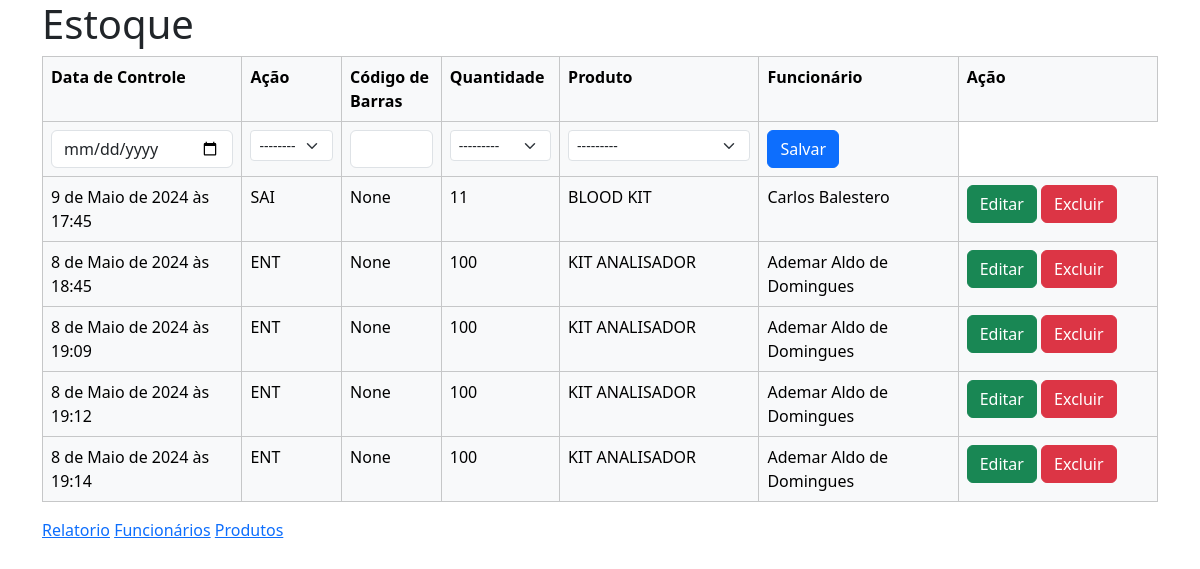
The page /estoque/ on the database as committed earlier.
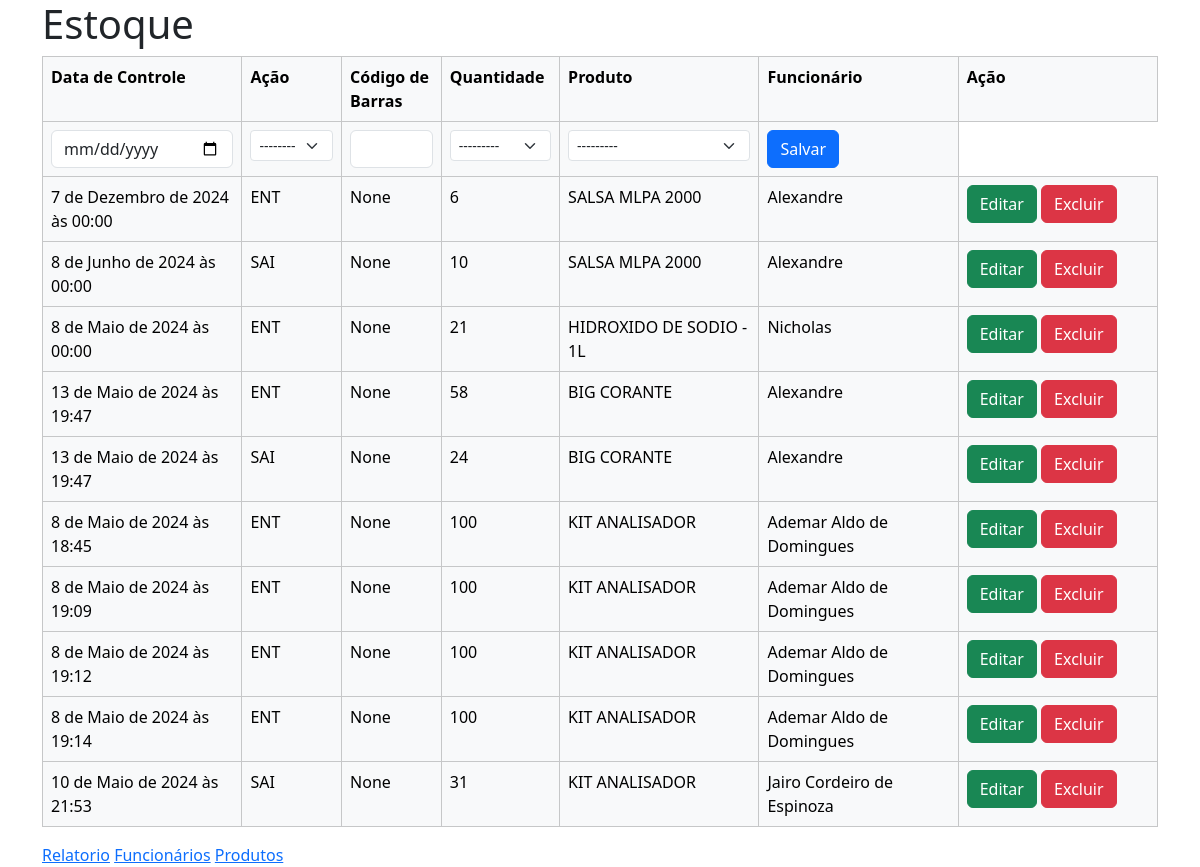
The same page on the database as committed later.
### score/models.py (models this page shows, shortened)
class Estoque(models.Model):
    TIPO_DE_ACAO = (
        ("ENT", "Entrada"),
        ("SAI", "Saída"),
    )
    acao = models.CharField(max_length=6, choices=TIPO_DE_ACAO, blank=False, null=False)
    quantidade = models.PositiveSmallIntegerField()
    data_controle = models.DateTimeField(blank=False, null=False)
    produto = models.ForeignKey(
        "Produto", on_delete=models.RESTRICT, related_name="produto"
    )
    funcionario = models.ForeignKey(
        "Funcionario", on_delete=models.RESTRICT, related_name="funcionario"
    )
    class Meta:
        ordering = ["produto", "acao", "data_controle", "funcionario"]  # asc

class Produto(models.Model):
    codigo_barras = models.CharField(max_length=13, unique=True, blank=True, null=True)
    UNIDADE_MEDIDAS = (
        ("UNID", "Unidade"),
        ("CX", "Caixa"),
        ("REACAO", "Reação"),
        ("ALIQ", "Alíquota"),
        ("KIT", "Kit"),
        ("PLACA", "Placa"),
        ("PCT", "Pacote"),
        ("RACK", "Rack"),
        ("TUBO", "Tubo"),
        ("uL", "Microlitro"),
        ("FR", "Fração"),
    )
    referencia = models.CharField(max_length=50, null=False, blank=False, default="")
    marca = models.CharField(max_length=200, null=False, blank=False)
    descricao = models.CharField(max_length=400, null=False, blank=False)
    unidade_medida = models.CharField(
        max_length=6, choices=UNIDADE_MEDIDAS, blank=False, null=False
    )
    def __str__(self):
        return self.descricao
    class Meta:
        ordering = [
            "codigo_barras",
            "referencia",
            "marca",
            "descricao",
            "unidade_medida",
        ]  # asc

class Funcionario(models.Model):
    nome = models.CharField(max_length=100, null=False, blank=False)
    setor = models.ForeignKey("Setor", on_delete=models.RESTRICT, related_name="setor")
    def __str__(self):
        return self.nome
    class Meta:
        ordering = ["nome", "setor"]  # asc

### score/views.py (the view, shortened to what this page needs)
# urls.py: path("estoque/", views.estoque, name="estoque"),
def estoque(request):
    context = {}
    form = EstoqueForm()
    context["title"] = "Estoque"
    estoque = Estoque.objects.all()
    context["estoque"] = estoque
    context["form"] = form
    return render(request, "estoque/list.html", context)

### score/forms.py
class EstoqueForm(forms.ModelForm):
    class Meta:
        model = Estoque
        fields = ["data_controle", "acao", "quantidade", "produto", "funcionario"]
        widgets = {
            "acao": forms.Select(attrs={"class": "form-select form-select-sm"}),
            "produto": forms.Select(attrs={"class": "form-select form-select-sm"}),
            "funcionario": forms.Select(attrs={"class": "form-select form-select-sm"}),
            "quantidade": forms.TextInput(
                attrs={"class": "form-control", "type": "number"}
            ),
            "data_controle": forms.DateInput(
                attrs={
                    "class": "form-control",
                    "type": "date",
                    "value": date.today().strftime("%Y-%m-%d"),
                }
            ),
        }
    def __init__(self, *args, **kwargs):
        super(EstoqueForm, self).__init__(*args, **kwargs)
        self.fields["data_controle"].initial = date.today().strftime("%d/%m/%Y")

### score/templates/estoque/list.html (shortened to what this page needs)
{% extends 'base.html' %}
{% block content %}
<h1>Estoque</h1>
<form method="post" action="{% url 'estoque' %}">
    <table class="table table-bordered table-light">
        <tr>
            <th>Data de Controle</th>
            <th>Ação</th>
            <th>Código de Barras</th>
            <th>Quantidade</th>
            <th>Produto</th>
            <th>Funcionário</th>
            <th>Ação</th>
        </tr>
        {% if not form.instance.id %}
            <tr>
                {% include 'estoque/save.html' %}
            </tr>
        {% endif %}
        {% for item in estoque %}
            <tr>
                {% if form.instance.id == item.id %}
                    {% include 'estoque/save.html' %}
                {% else %}
                    <td class="col-sm-2">{{ item.data_controle }}</td>
                    <td class="col-sm-1">{{ item.acao }}</td>
                    <td class="col-sm-1">{{ item.produto.codigo_barras }}</td>
                    <td class="col-sm-1">{{ item.quantidade }}</td>
                    <td class="col-sm-2">{{ item.produto }}</td>
                    <td class="col-sm-2">{{ item.funcionario }}</td>
                    <td class="col-sm-2">
                        <button formnovalidate class="btn btn-success" name="edit" value="{{ item.id }}">Editar</button>
                        <button formnovalidate class="btn btn-danger" name="delete" value="{{ item.id }}">Excluir</button>
                    </td>
                {% endif %}
            </tr>
        {% endfor %}
    </table>
</form>
<a href="{% url 'relatorio' %}">Relatorio</a>
<a href="{% url 'funcionarios' %}">Funcionários</a>
<a href="{% url 'produtos' %}">Produtos</a>
{% endblock %}

### score/templates/base.html (shortened to what this page needs)
<!DOCTYPE html>
<html lang="en">
<head>
    <link href="https://cdn.jsdelivr.net/npm/bootstrap@5.3.3/dist/css/bootstrap.min.css" rel="stylesheet">
</head>
<body>
    <div class="container">
        {% block content %}
        {% endblock %}
    </div>
</body>
</html>

### score/templates/estoque/save.html
{% for field in form %}
    <td>{{field}}</td>
{% endfor %}
<td><button class="btn btn-primary" name="save" value="{{item.id}}">Salvar</button></td>

Rows that differ between the two databases and show on the page:
removed Estoque: data_controle "9 de Maio de 2024 às 17:45", acao "SAI", produto.codigo_barras "None", quantidade "11", produto "BLOOD KIT", funcionario "Carlos Balestero", {{ item.id }} 15 (drawn)
added Estoque: data_controle "7 de Dezembro de 2024 às 00:00", acao "ENT", produto.codigo_barras "None", quantidade "6", produto "SALSA MLPA 2000", funcionario "Alexandre", {{ item.id }} 23 (drawn)
added Estoque: data_controle "8 de Junho de 2024 às 00:00", acao "SAI", produto.codigo_barras "None", quantidade "10", produto "SALSA MLPA 2000", funcionario "Alexandre", {{ item.id }} 24 (drawn)
added Estoque: data_controle "8 de Maio de 2024 às 00:00", acao "ENT", produto.codigo_barras "None", quantidade "21", produto "HIDROXIDO DE SODIO - 1L", funcionario "Nicholas", {{ item.id }} 25 (drawn)
added Estoque: data_controle "13 de Maio de 2024 às 19:47", acao "ENT", produto.codigo_barras "None", quantidade "58", produto "BIG CORANTE", funcionario "Alexandre", {{ item.id }} 20 (drawn)
added Estoque: data_controle "13 de Maio de 2024 às 19:47", acao "SAI", produto.codigo_barras "None", quantidade "24", produto "BIG CORANTE", funcionario "Alexandre", {{ item.id }} 21 (drawn)
added Estoque: data_controle "10 de Maio de 2024 às 21:53", acao "SAI", produto.codigo_barras "None", quantidade "31", produto "KIT ANALISADOR", funcionario "Jairo Cordeiro de Espinoza", {{ item.id }} 19 (drawn)
